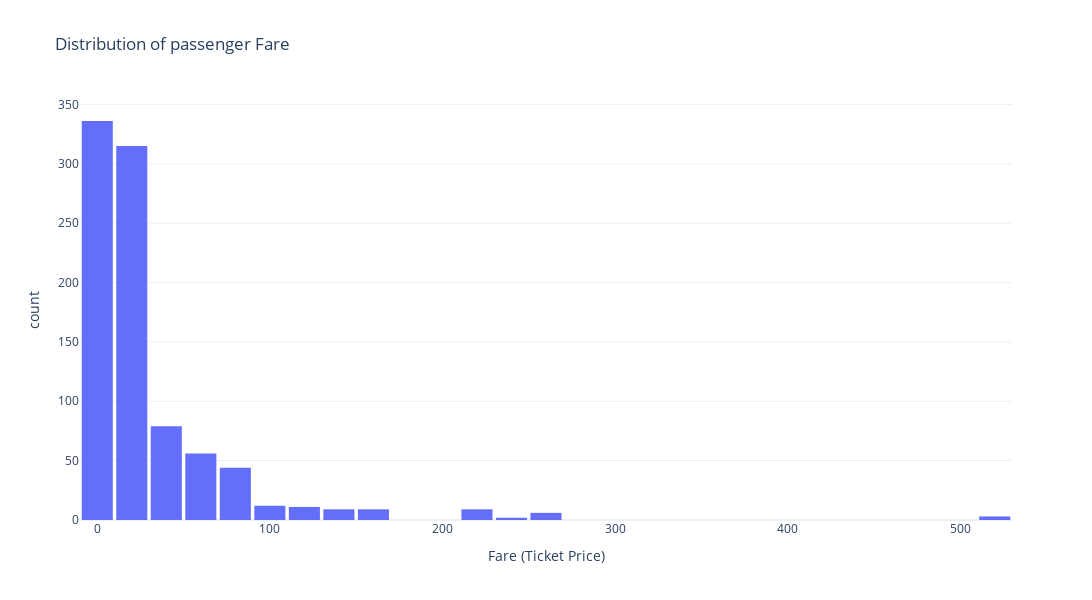

Notebook code for this chart:
### Code cell
fig.update_layout(
    bargap=0.1,
    template='plotly_white'
)

### Figure 1 — Plotly figure (JSON) as saved in the notebook; plotly's stock layout.template omitted (floating-point values rounded to 4 significant figures; data arrays with more than 128 entries replaced by an {"elided": "..."} marker saying what was removed)
{"data": [{"bingroup": "x", "hovertemplate": "Fare (Ticket Price)=%{x}<br>count=%{y}<extra></extra>", "legendgroup": "", "marker": {"color": "#636efa", "pattern": {"shape": ""}}, "name": "", "nbinsx": 40, "orientation": "v", "showlegend": false, "type": "histogram", "x": {"elided": "891 float values"}, "xaxis": "x", "yaxis": "y"}], "layout": {"bargap": 0.1, "barmode": "relative", "height": 600, "legend": {"tracegroupgap": 0}, "title": {"text": "Distribution of passenger Fare"}, "width": 1200, "xaxis": {"anchor": "y", "domain": [0, 1], "title": {"text": "Fare (Ticket Price)"}}, "yaxis": {"anchor": "x", "domain": [0, 1], "title": {"text": "count"}}}}
